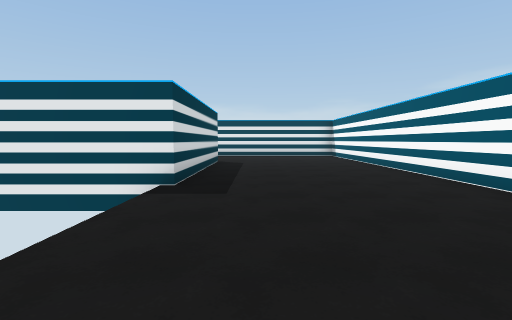
[1] (above)

20 first-person views from a walk through a Unity game level. The camera is 1.4 m above the floor, tilts 4° down and sees 85° across. Doors are open. The floor is counted in squares, 2 m on a side. Each view is taken from the middle of a square. On the plan, view 1 faces up. The plan holds only what a view shows up to about 9 squares ahead; the rest is blank. The place goes on beyond the plan. The player is left out. Some animated figures are not drawn.

[2]
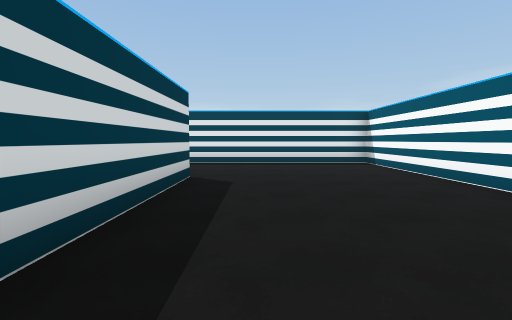

[3]
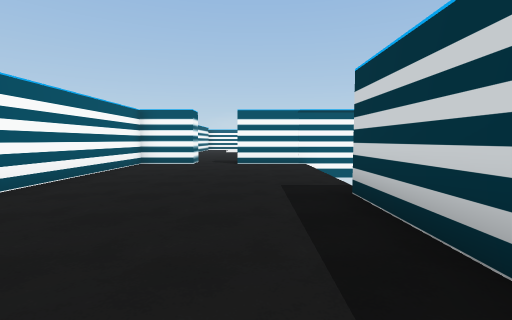

[4]
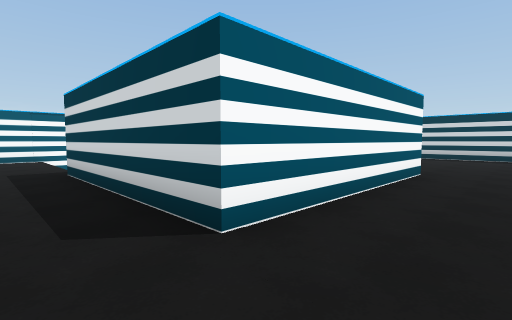

[5]
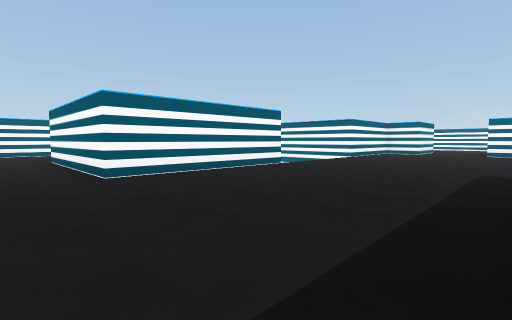

[6]
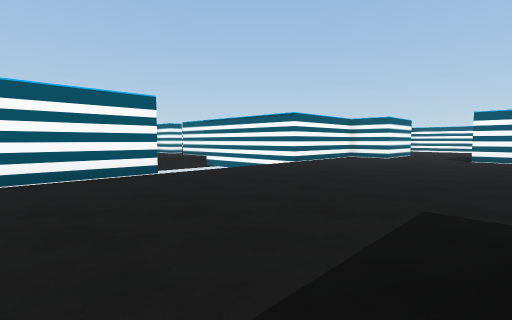

[7]
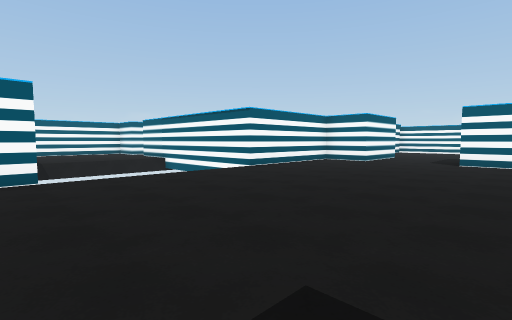

[8]
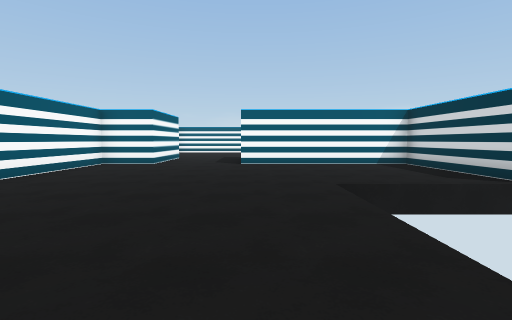

[9]
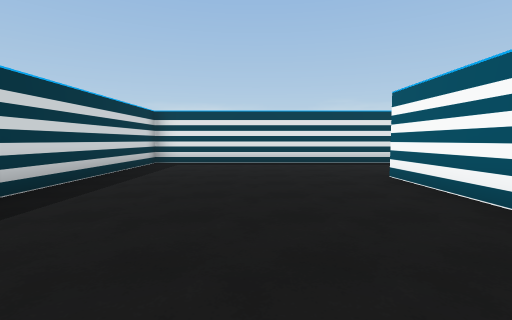

[10]
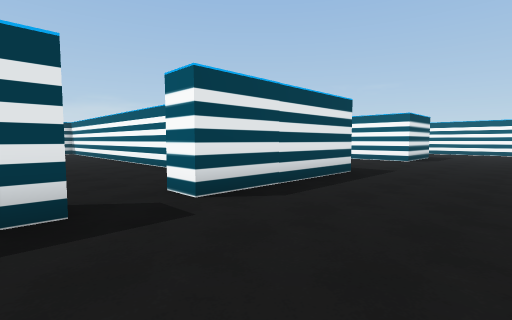

[11]
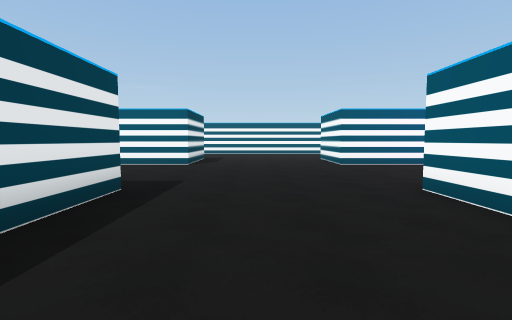

[12]
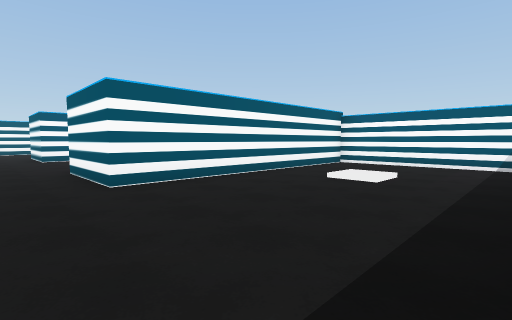

[13]
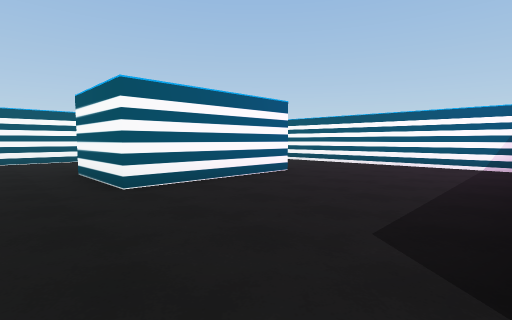

[14]
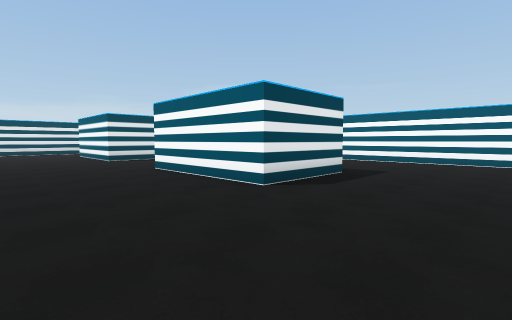

[15]
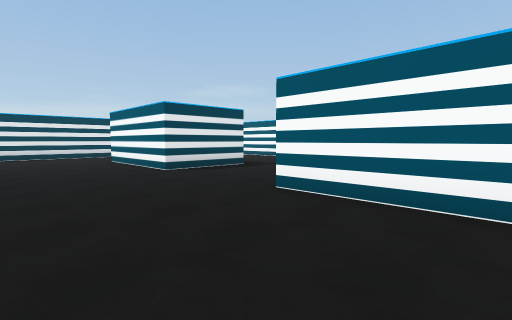

[16]
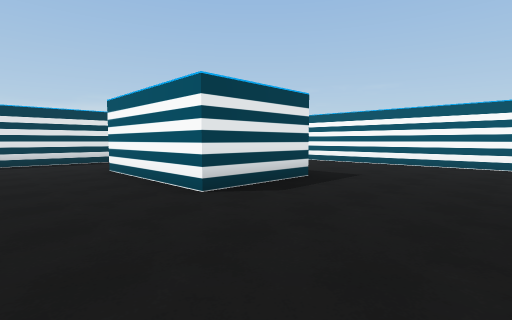

[17]
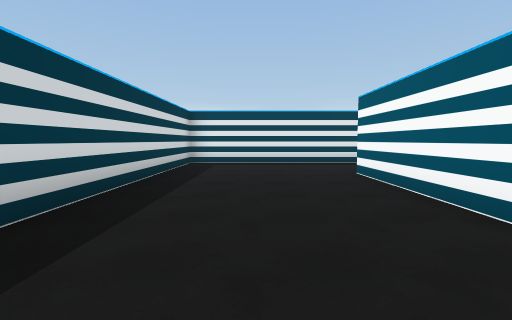

[18]
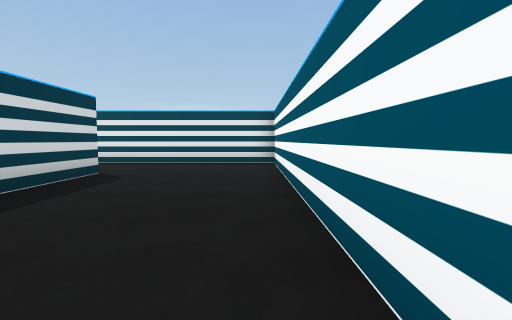

[19]
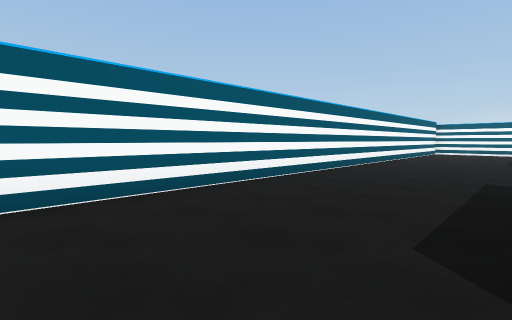

[20]
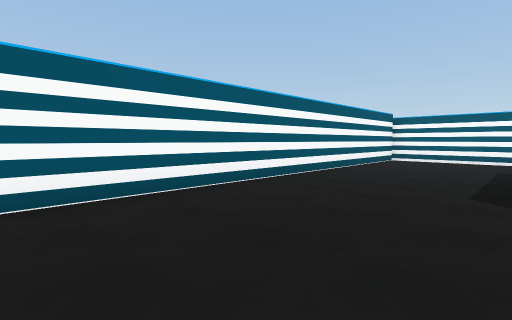

### Floor plan
Points are (right, up) in squares from view 1. A wall is a line through its corners. A room is listed if a view was taken in it or the views show most of it. See-through windows are left out.
Room 1 (views 1, 2, 3, 4, 5, 6, 7, 8, 9)
walls: (-6.4, 4.2) (-6.4, 9.4) (-1.3, 9.4) (-1.3, 4.3) (-3, 4.3); (-3, -0.3) (0.6, -0.3); (-4.8, 12.7) (-12.1, 12.7) (-12.1, 7.4); (-8, -4.3) (-6.4, -4.3) (-6.4, -0.3); (-15.5, -0.9) (-15.5, -4.3) (-10.5, -4.3); (1.9, -1.1) (1.9, -0.3) (3.5, -0.3) (3.5, 12.7) (-2.1, 12.7)
ways out: open door at (1, -1) to room 2; opening at (-9.5, -4.5)
Room 2 (views 10, 11, 12, 13, 14, 15, 16, 17, 18, 19, 20)
walls: (6, -1.1) (1.9, -1.1); (12.8, -1.1) (10.1, -1.1) (10.1, 2.8); (12.8, 6.2) (10.1, 6.2) (10.1, 10); (10.1, -9.2) (10.1, -5.4) (12.8, -5.4); (0.6, -1.1) (0, -1.1); (12.7, 10) (12.7, 7.6); (6.2, -12.3) (10.5, -12.3); (13.4, -12.3) (15.5, -12.3); (16.6, -11.2) (16.6, 12.7) (6, 12.7) (6, 6.1); (-0.8, -12.3) (3.5, -12.3) (3.5, -5.4) (6, -5.4)
ways out: open door at (1, -1) to room 1

Where each view was taken, in squares from view 1:
view 1: 0 up, 0 right, facing up
view 2: 4 up, 0 right, facing up
view 3: 8 up, 0 right, facing down
view 4: 11 up, 0 right, facing down-left
view 5: 11 up, 12 left, facing down-right
view 6: 7 up, 12 left, facing down-right
view 7: 5 up, 12 left, facing down-right
view 8: 4 up, 11 left, facing down
view 9: 4 up, 9 left, facing up
view 10: 4 down, 0 right, facing up-right
view 11: 3 down, 2 right, facing right
view 12: 4 down, 1 left, facing down-right
view 13: 4 down, 6 right, facing down-right
view 14: 4 down, 7 right, facing up-right
view 15: 0 up, 7 right, facing up-right
view 16: 3 up, 8 right, facing up-right
view 17: 4 up, 8 right, facing up
view 18: 4 up, 16 right, facing up
view 19: 4 up, 13 right, facing down-right
view 20: 2 down, 13 right, facing down-right
